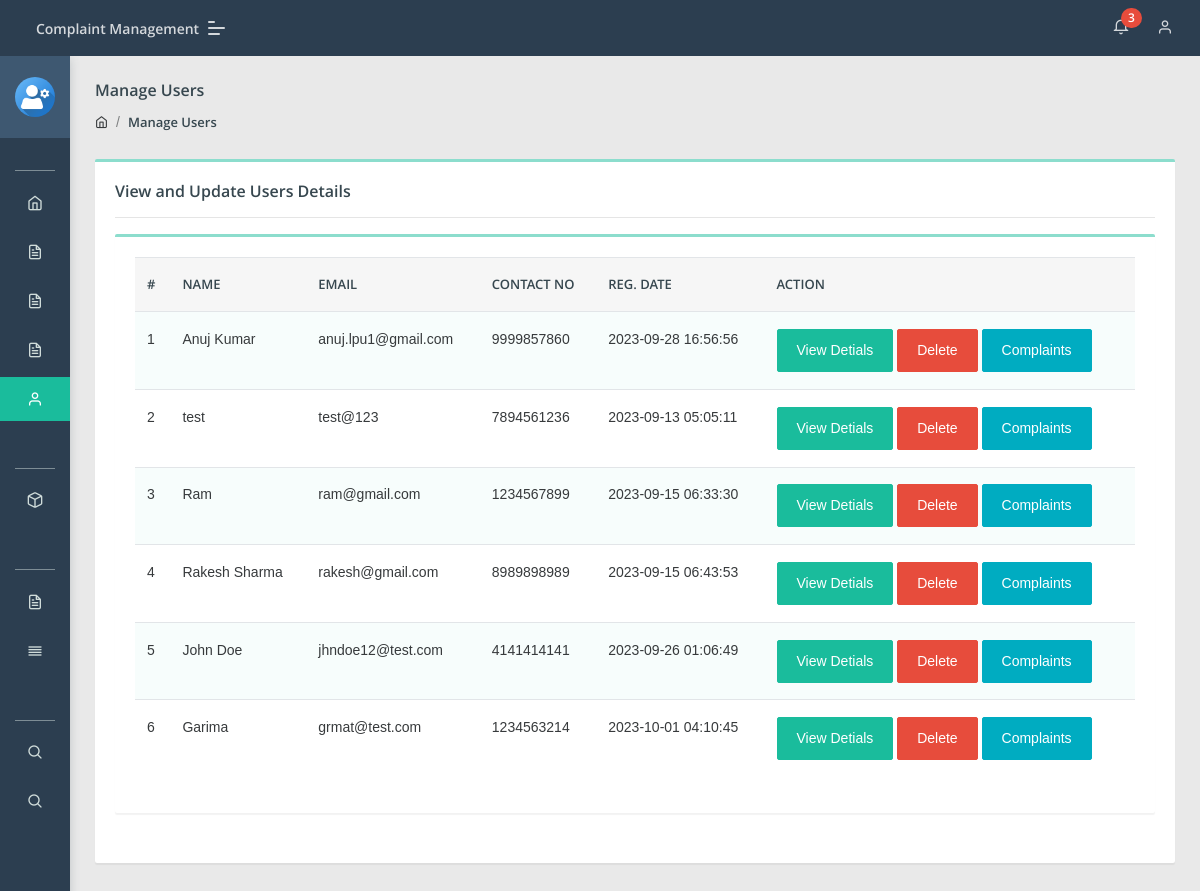
/cms/admin/manage-users.php (signed in), run on the app's committed database.
### tables this page shows
CREATE TABLE `users` (
  `id` int(11) NOT NULL,
  `fullName` varchar(255) DEFAULT NULL,
  `userEmail` varchar(255) DEFAULT NULL,
  `password` varchar(255) DEFAULT NULL,
  `contactNo` bigint(11) DEFAULT NULL,
  `address` tinytext DEFAULT NULL,
  `State` varchar(255) DEFAULT NULL,
  `country` varchar(255) DEFAULT NULL,
  `pincode` int(6) DEFAULT NULL,
  `userImage` varchar(255) DEFAULT NULL,
  `regDate` timestamp NOT NULL DEFAULT current_timestamp(),
  `updationDate` timestamp NULL DEFAULT NULL,
  `status` int(1) DEFAULT NULL
);

### cms/admin/manage-users.php (the view, shortened to what this page needs)
<?php
include('include/config.php');
if(strlen($_SESSION['aid'])==0)
    {
header('location:index.php');
}
else{
?>
<!DOCTYPE html>
<html lang="en">
<head>
    <link rel="stylesheet" href="assets/css/style.css">
</head>
<body class="">
	<?php include('include/sidebar.php');?>
	<?php include('include/header.php');?>
<section class="pcoded-main-container">
    <div class="pcoded-content">
        <div class="page-header">
            <div class="page-block">
                <div class="row align-items-center">
                    <div class="col-md-12">
                        <div class="page-header-title">
                            <h5 class="m-b-10">Manage Users</h5>
                        </div>
                        <ul class="breadcrumb">
                            <li class="breadcrumb-item"><a href="dashboard.php"><i class="feather icon-home"></i></a></li>
                            <li class="breadcrumb-item"><a href="manage-users.php">Manage Users</a></li>
                        </ul>
                    </div>
                </div>
            </div>
        </div>
        <div class="row">
            <div class="col-sm-12">
                <div class="card">
                    <div class="card-body">
                        <h5>View and Update Users Details</h5>
                        <hr>
                      <div class="row">
                            <div class="col-xl-12">
                <div class="card">
                    <div class="card-body table-border-style">
                        <div class="table-responsive">
                            <table class="table table-striped">
                                <thead>
                                        <tr>
                                            <th>#</th>
                                            <th> Name</th>
                                            <th>Email </th>
                                            <th>Contact no</th>
                                            <th>Reg. Date </th>
                                            <th>Action</th>
                                        </tr>
                                </thead>
                                <tbody>
                                    <?php $query=mysqli_query($con,"select * from users");
$cnt=1;
while($row=mysqli_fetch_array($query))
{
?>
                                        <tr>
                                            <td><?php echo htmlentities($cnt);?></td>
                                            <td><?php echo htmlentities($row['fullName']);?></td>
                                            <td><?php echo htmlentities($row['userEmail']);?></td>
                                            <td> <?php echo htmlentities($row['contactNo']);?></td>
                                            <td><?php echo htmlentities($row['regDate']);?></td>
<td><a href="javascript:void(0);" onClick="popUpWindow('userprofile.php?uid=<?php echo htmlentities($row['id']);?>');" title="View Details" class="btn btn-primary  btn-xs">View Detials</a>
<a href="manage-users.php?uid=<?php echo htmlentities($row['id']);?>&&action=del" title="Delete" onClick="return confirm('All complaints belongs to user will also delete.')" class="btn btn-danger">Delete</a>
<a href="user-complaints.php?uid=<?php echo htmlentities($row['id']);?>&&uname=<?php echo htmlentities($row['fullName']);?>" title="View User Complaints" class="btn btn-info  btn-xs">Complaints</a>
                                        </td>
                                        </tr>
                                        <?php $cnt=$cnt+1; } ?>
                                </tbody>
                            </table>
                        </div>
                    </div>
                </div>
            </div>
                        </div>
                    </div>
                </div>
            </div>
        </div>
    </div>
</section>
</body>
</html>
<?php } ?>

### data on the page
users: fullName "Anuj Kumar", userEmail "anuj.lpu1@gmail.com", contactNo "9999857860", regDate "2023-09-28 16:56:56"
users: fullName "test", userEmail "test@123", contactNo "7894561236", regDate "2023-09-13 05:05:11"
users: fullName "Ram", userEmail "ram@gmail.com", contactNo "1234567899", regDate "2023-09-15 06:33:30"
users: fullName "Rakesh Sharma", userEmail "rakesh@gmail.com", contactNo "8989898989", regDate "2023-09-15 06:43:53"
users: fullName "John Doe", userEmail "jhndoe12@test.com", contactNo "4141414141", regDate "2023-09-26 01:06:49"
users: fullName "Garima", userEmail "grmat@test.com", contactNo "1234563214", regDate "2023-10-01 04:10:45"

### other printed values
$num1 "3"
